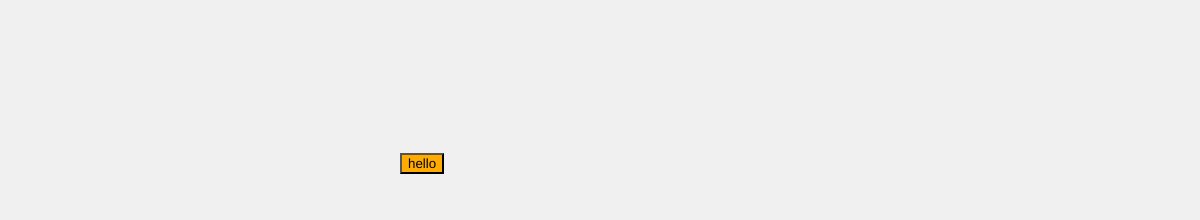
Frame 1 (no input)
Frame 60 (no input): identical to frame 1, image omitted
Frame 120 (the mouse pressed at the canvas centre since frame 60): identical to frame 1, image omitted

The p5.js sketch that drew this single still picture (run headless with seeded random() and noise() and a simulated clock; from frame 60 on, the mouse is pressed at the canvas centre):

// p5.js sketch
// ── sketch.js
var myContainer;
var divx = 0;
var divy = 0;
var x;
var buttonnumber = 0;
var buttoncounter = 1;
var offset = 0;
var changeOffset = 50;
var col;
var message = ["hello", "can", "you", "keep", "clicking", "the", "buttons", "?", "keep", "clicking", "the", "buttons", "!", "click", "me", "!", "if",
  "you", "can", "!"
];

function setup() {
  createCanvas(windowWidth, 220);;
  x = windowWidth/3;
  background(240);
  myContainer = createDiv('');
  // myContainer.style("background-color", "#AAA");
  firstclick();
}

function draw() {
  myContainer.position(divx, divy);
}

function firstclick() {

  col = color(255, noise(offset) * 255, 0)
  offset += changeOffset;

  var h = randomGaussian(150, 5);
  
  button = createButton(message[buttonnumber]);
  button.position(x, h);
  button.mousePressed(buttonclick);
  // button.style("width", "50px");
  button.style("background-color", col);
  button.parent(myContainer);
}


function buttonclick() {

  var h = randomGaussian(150, 5);
  buttonnumber++;

  if (buttonnumber >= message.length - 1) {
    buttonnumber = 0;
  }

  col = color(255, noise(offset) * 255, 0);
  offset += changeOffset;
  x += 90;
  h = h;

  button = createButton(message[buttonnumber]);
  button.position(x, h);
  button.mousePressed(buttonclick);
  // button.style("width", "50px");
  button.style("background-color", col);
  button.parent(myContainer);
  
  divx = divx - 80;
}
// ── style.css
html, body {
  margin: 0;
  padding: 0;
  font-family: 'Nunito', sans-serif;

}

#titleholder {
 text-align:center 
}

button {
    border: none;
    padding: 10px;
    text-align: center;
    text-decoration: none;
    display: inline-block;
    font-size: 16px;
    margin: 4px 2px;
    cursor: pointer;
  	border-radius: 4px;
  	width: 80px;
}

button:hover {
  box-shadow: 0 12px 16px 0 rgba(0,0,0,0.24), 0 17px 50px 0 rgba(0,0,0,0.19);
/* 	transform: skewX(-20deg); */
}

button:focus {outline:0;}
